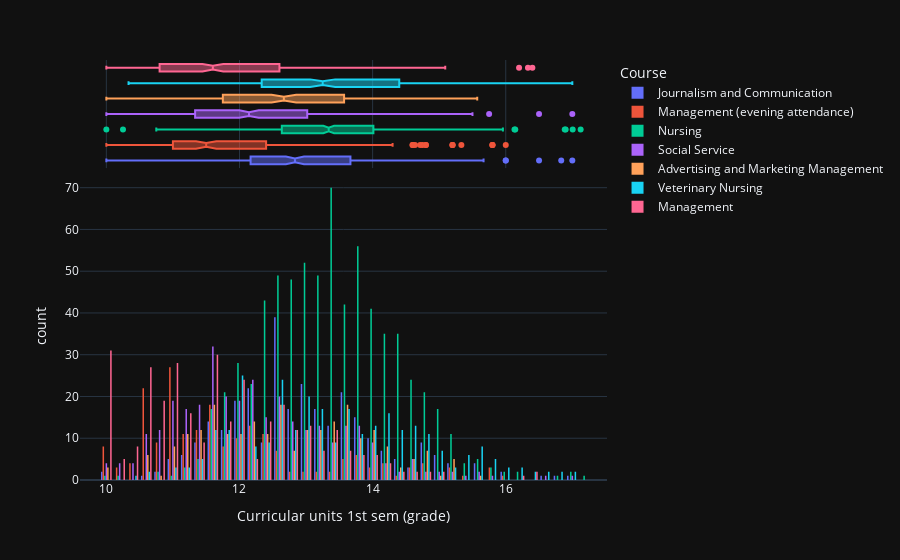

Write notebook code for a chart like this one.
### Code cell
px.histogram(data[data['Course'].isin(top_courses['Course'].head(7)) & (data["Curricular units 1st sem (grade)"]>0)], x="Curricular units 1st sem (grade)", color = "Course", barmode='group', marginal="box")

### Figure 1 — Plotly figure (JSON) as saved in the notebook; plotly's stock layout.template omitted (floating-point values rounded to 4 significant figures; data arrays with more than 128 entries replaced by an {"elided": "..."} marker saying what was removed)
{"data": [{"alignmentgroup": "True", "bingroup": "x", "hovertemplate": "Course=Journalism and Communication<br>Curricular units 1st sem (grade)=%{x}<br>count=%{y}<extra></extra>", "legendgroup": "Journalism and Communication", "marker": {"color": "#636efa", "pattern": {"shape": ""}}, "name": "Journalism and Communication", "offsetgroup": "Journalism and Communication", "orientation": "v", "showlegend": true, "x": {"elided": "299 float values"}, "xaxis": "x", "yaxis": "y", "type": "histogram"}, {"alignmentgroup": "True", "hovertemplate": "Course=Journalism and Communication<br>Curricular units 1st sem (grade)=%{x}<extra></extra>", "legendgroup": "Journalism and Communication", "marker": {"color": "#636efa"}, "name": "Journalism and Communication", "notched": true, "offsetgroup": "Journalism and Communication", "showlegend": false, "x": {"elided": "299 float values"}, "xaxis": "x2", "yaxis": "y2", "type": "box"}, {"alignmentgroup": "True", "bingroup": "x", "hovertemplate": "Course=Management (evening attendance)<br>Curricular units 1st sem (grade)=%{x}<br>count=%{y}<extra></extra>", "legendgroup": "Management (evening attendance)", "marker": {"color": "#EF553B", "pattern": {"shape": ""}}, "name": "Management (evening attendance)", "offsetgroup": "Management (evening attendance)", "orientation": "v", "showlegend": true, "x": {"elided": "205 float values"}, "xaxis": "x", "yaxis": "y", "type": "histogram"}, {"alignmentgroup": "True", "hovertemplate": "Course=Management (evening attendance)<br>Curricular units 1st sem (grade)=%{x}<extra></extra>", "legendgroup": "Management (evening attendance)", "marker": {"color": "#EF553B"}, "name": "Management (evening attendance)", "notched": true, "offsetgroup": "Management (evening attendance)", "showlegend": false, "x": {"elided": "205 float values"}, "xaxis": "x2", "yaxis": "y2", "type": "box"}, {"alignmentgroup": "True", "bingroup": "x", "hovertemplate": "Course=Nursing<br>Curricular units 1st sem (grade)=%{x}<br>count=%{y}<extra></extra>", "legendgroup": "Nursing", "marker": {"color": "#00cc96", "pattern": {"shape": ""}}, "name": "Nursing", "offsetgroup": "Nursing", "orientation": "v", "showlegend": true, "x": {"elided": "715 float values"}, "xaxis": "x", "yaxis": "y", "type": "histogram"}, {"alignmentgroup": "True", "hovertemplate": "Course=Nursing<br>Curricular units 1st sem (grade)=%{x}<extra></extra>", "legendgroup": "Nursing", "marker": {"color": "#00cc96"}, "name": "Nursing", "notched": true, "offsetgroup": "Nursing", "showlegend": false, "x": {"elided": "715 float values"}, "xaxis": "x2", "yaxis": "y2", "type": "box"}, {"alignmentgroup": "True", "bingroup": "x", "hovertemplate": "Course=Social Service<br>Curricular units 1st sem (grade)=%{x}<br>count=%{y}<extra></extra>", "legendgroup": "Social Service", "marker": {"color": "#ab63fa", "pattern": {"shape": ""}}, "name": "Social Service", "offsetgroup": "Social Service", "orientation": "v", "showlegend": true, "x": {"elided": "325 float values"}, "xaxis": "x", "yaxis": "y", "type": "histogram"}, {"alignmentgroup": "True", "hovertemplate": "Course=Social Service<br>Curricular units 1st sem (grade)=%{x}<extra></extra>", "legendgroup": "Social Service", "marker": {"color": "#ab63fa"}, "name": "Social Service", "notched": true, "offsetgroup": "Social Service", "showlegend": false, "x": {"elided": "325 float values"}, "xaxis": "x2", "yaxis": "y2", "type": "box"}, {"alignmentgroup": "True", "bingroup": "x", "hovertemplate": "Course=Advertising and Marketing Management<br>Curricular units 1st sem (grade)=%{x}<br>count=%{y}<extra></extra>", "legendgroup": "Advertising and Marketing Management", "marker": {"color": "#FFA15A", "pattern": {"shape": ""}}, "name": "Advertising and Marketing Management", "offsetgroup": "Advertising and Marketing Management", "orientation": "v", "showlegend": true, "x": {"elided": "239 float values"}, "xaxis": "x", "yaxis": "y", "type": "histogram"}, {"alignmentgroup": "True", "hovertemplate": "Course=Advertising and Marketing Management<br>Curricular units 1st sem (grade)=%{x}<extra></extra>", "legendgroup": "Advertising and Marketing Management", "marker": {"color": "#FFA15A"}, "name": "Advertising and Marketing Management", "notched": true, "offsetgroup": "Advertising and Marketing Management", "showlegend": false, "x": {"elided": "239 float values"}, "xaxis": "x2", "yaxis": "y2", "type": "box"}, {"alignmentgroup": "True", "bingroup": "x", "hovertemplate": "Course=Veterinary Nursing<br>Curricular units 1st sem (grade)=%{x}<br>count=%{y}<extra></extra>", "legendgroup": "Veterinary Nursing", "marker": {"color": "#19d3f3", "pattern": {"shape": ""}}, "name": "Veterinary Nursing", "offsetgroup": "Veterinary Nursing", "orientation": "v", "showlegend": true, "x": {"elided": "298 float values"}, "xaxis": "x", "yaxis": "y", "type": "histogram"}, {"alignmentgroup": "True", "hovertemplate": "Course=Veterinary Nursing<br>Curricular units 1st sem (grade)=%{x}<extra></extra>", "legendgroup": "Veterinary Nursing", "marker": {"color": "#19d3f3"}, "name": "Veterinary Nursing", "notched": true, "offsetgroup": "Veterinary Nursing", "showlegend": false, "x": {"elided": "298 float values"}, "xaxis": "x2", "yaxis": "y2", "type": "box"}, {"alignmentgroup": "True", "bingroup": "x", "hovertemplate": "Course=Management<br>Curricular units 1st sem (grade)=%{x}<br>count=%{y}<extra></extra>", "legendgroup": "Management", "marker": {"color": "#FF6692", "pattern": {"shape": ""}}, "name": "Management", "offsetgroup": "Management", "orientation": "v", "showlegend": true, "x": {"elided": "326 float values"}, "xaxis": "x", "yaxis": "y", "type": "histogram"}, {"alignmentgroup": "True", "hovertemplate": "Course=Management<br>Curricular units 1st sem (grade)=%{x}<extra></extra>", "legendgroup": "Management", "marker": {"color": "#FF6692"}, "name": "Management", "notched": true, "offsetgroup": "Management", "showlegend": false, "x": {"elided": "326 float values"}, "xaxis": "x2", "yaxis": "y2", "type": "box"}], "layout": {"xaxis": {"anchor": "y", "domain": [0.0, 1.0], "title": {"text": "Curricular units 1st sem (grade)"}}, "yaxis": {"anchor": "x", "domain": [0.0, 0.7326], "title": {"text": "count"}}, "xaxis2": {"anchor": "y2", "domain": [0.0, 1.0], "matches": "x", "showticklabels": false, "showgrid": true}, "yaxis2": {"anchor": "x2", "domain": [0.7426, 1.0], "matches": "y2", "showticklabels": false, "showline": false, "ticks": "", "showgrid": false}, "legend": {"title": {"text": "Course"}, "tracegroupgap": 0}, "margin": {"t": 60}, "barmode": "group"}}
